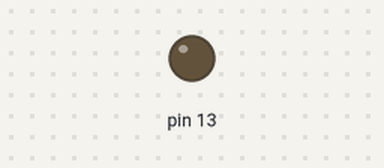
A sketch run on a simulated Arduino Uno, built with avr-gcc and run on an emulated ATmega328P. Shown: output pins drawn as LEDs (lit = HIGH).

Above: at 1.1 s.
At 15.58 s:
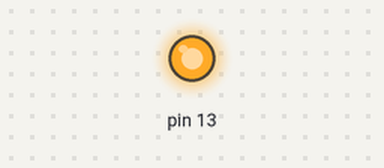
Timing chart, 0 to 17.1 s (numbered marks = the images above):
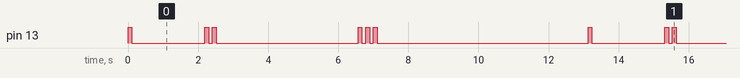

The sketch:

Ex1.ino
```cpp
void MyDelay(unsigned long mSecondsApx);

void blink()
{
  static unsigned char* portB = 0x25;
  *portB |= 0x20;
  MyDelay(50);
  *portB &= 0xdf;
  MyDelay(50);
}

void setup() {
  unsigned char* portDDRB;
  portDDRB = (unsigned char*) 0x24;

  *portDDRB |= 0x20;
}

// the loop routine runs over and over again forever:
void loop() {
  blink();
  MyDelay(900);

  blink();
  blink();
  MyDelay(1800);

  blink();
  blink();
  blink();
  MyDelay(2700);
}

void MyDelay(unsigned long mSecondsApx)
{
  volatile unsigned long i;
  unsigned long endTime = 1000 * mSecondsApx;

  for (i = 0; i < endTime; ++i)
  {   }
}
```

Measured:
- by itself, pin 13: repeats every 13.1 s: LOW 2.1 s, HIGH 0.11 s, LOW 0.11 s, HIGH 0.11 s, LOW 4.0 s, 2 × (HIGH 0.11 s, LOW 0.11 s), HIGH 0.11 s, LOW 6.0 s, HIGH 0.11 s
- by itself, everything shown: repeats every 13.1 s, in 12 steps
